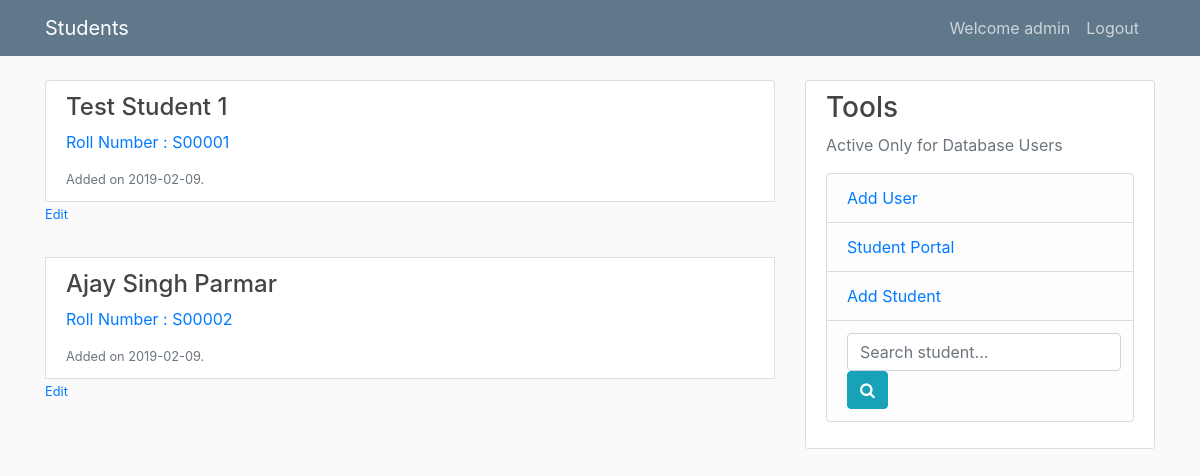
/student/ (signed in), run on an earlier commit of the app's database.
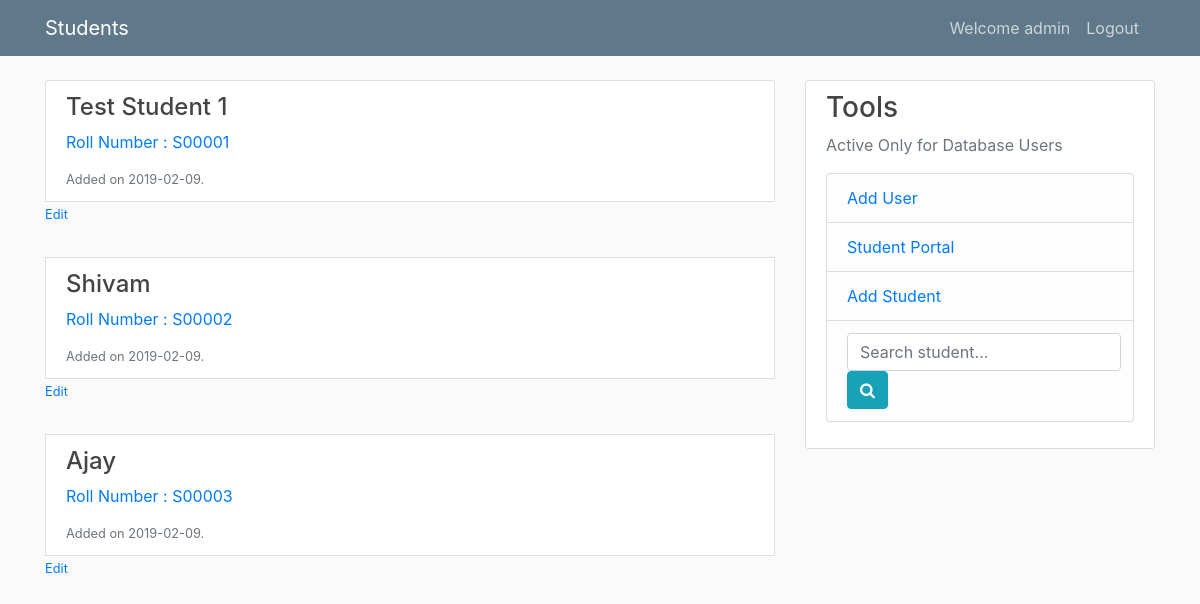
And on a later commit of the database.
### tables this page shows
CREATE TABLE user (
  id INTEGER PRIMARY KEY AUTOINCREMENT,
  username TEXT UNIQUE NOT NULL,
  password TEXT NOT NULL
);

CREATE TABLE student (
  id INTEGER PRIMARY KEY AUTOINCREMENT,
  name TEXT NOT NULL,
  age TEXT NOT NULL,
  gender CHAR(6) NOT NULL,
  add_date TIMESTAMP NOT NULL DEFAULT CURRENT_TIMESTAMP
);

### student/student.py (the view)
@bp.route('/')
@login_required
def index():
    db = get_db()
    students = db.execute(
        'SELECT id, "S0000" || CAST( id AS TEXT)  AS roll_number, name, age, gender, add_date FROM student'
    ).fetchall()
    return render_template('student/index.html', students=students)

### student/auth.py (called while the page is built)
@bp.before_app_request
def load_logged_in_user():
    user_id = session.get('user_id')
    if user_id is None:
        g.user = None
    else:
        g.user = get_db().execute(
            'SELECT * FROM user WHERE id = ?', (user_id,)
        ).fetchone()

def login_required(view):
    @functools.wraps(view)
    def wrapped_view(**kwargs):
        if g.user is None:
            return redirect(url_for('auth.login'))
        return view(**kwargs)
    return wrapped_view

### student/student_db.py (called while the page is built)
def get_db():
    if 'db' not in g:
        g.db = sqlite3.connect(
            current_app.config['DATABASE'],
            detect_types=sqlite3.PARSE_DECLTYPES
        )
        g.db.row_factory = sqlite3.Row
    return g.db

### student/templates/student/index.html (shortened to what this page needs)
{% extends 'base.html' %}
{% block header %}
  {% block title %}Students{% endblock %}
{% endblock %}
{% block content %}
	<div class="list-group">
		{% for student in students %}
			<a href="{{ url_for('student.update', id=student['id']) }}" class="list-group-item">
			    <h4 class="list-group-item-heading">{{ student['name'] }}</h4>
			    <p class="list-group-item-text">
			    	Roll Number : {{ student['roll_number'] }}
			    </p>
				<small class="form-text text-muted">
					Added on {{ student['add_date'].strftime('%Y-%m-%d') }}.
					<a  href="{{ url_for('student.update', id=student['id']) }}"> Edit </a>
				</small>
			</a>
		{% endfor %}
	</div>
{% endblock %}

### student/templates/base.html (shortened to what this page needs)
<!doctype html>
<html lang="en">
  <head>
    <link rel="stylesheet" href="https://cdnjs.cloudflare.com/ajax/libs/font-awesome/4.7.0/css/font-awesome.min.css">
    <link rel="stylesheet" href="https://maxcdn.bootstrapcdn.com/bootstrap/4.0.0/css/bootstrap.min.css">
    <link rel="stylesheet" href="{{ url_for('static', filename='style.css') }}">
  </head>
  <body>
    <header class="site-header">
          <nav class="navbar navbar-expand-md navbar-dark bg-steel fixed-top">
            <div class="container">
              <a class="navbar-brand mr-4" href="{{ url_for('auth.login')}}">{% block header %}{% endblock %}</a>
              <div class="collapse navbar-collapse" id="navbarToggle">
                {% if g.user %}
                  <div class="navbar-nav mr-sm-2">
                    <a class="nav-item nav-link" href="#"><span> Welcome {{ g.user['username'] }}</span></a>
                    <a class="nav-item nav-link" href="{{ url_for('auth.logout') }}">Logout</a>
                  </div>
                {% endif %}
              </div>
            </div>
          </nav>
    </header>
    <main role="main" class="container">
          <div class="row">
            <div class="col-md-8">
              {% block content %}{% endblock %}
            </div>
            <div class="col-md-4">
              <div class="content-section">
                <h3> Tools </h3>
                <p class='text-muted'>Active Only for Database Users
                  {% if g.user %}
                    <ul class="list-group">
                      <li class="list-group-item list-group-item-light">
                        <a href="{{ url_for('auth.adduser') }}">Add User</a>
                      </li>
                      <li class="list-group-item list-group-item-light">
                        <a href="{{ url_for('student.index') }}"> Student Portal </a>
                      </li>
                      <li class="list-group-item list-group-item-light">
                        <a href="{{ url_for('student.create') }}"> Add Student </a>
                      </li>
                      <li class="list-group-item list-group-item-light">
                        <div class='search'>
                          <form method="get" action='/student/search' class="form-inline">
                            <input type="text" name="search" class="form-control" value="{{ request.form['search'] }}" placeholder="Search student...">
                            <button class="btn btn-info" type="submit"><i class="fa fa-search"></i></button>
                          </form>
                        </div>
                      </li>
                    </ul>
                  {% endif %}
                </p>
              </div>
            </div>
          </div>
    </main>
  </body>
</html>

### student/static/style.css (style rules this page uses)
body { background: #fafafa; color: #333333; margin-top: 5rem; }
h1, h2, h3, h4, h5, h6 { color: #444444; }
ul { margin: 0; }
.bg-steel { background-color: #5f788a; }
.site-header .navbar-nav .nav-link { color: #cbd5db; }
.content-section { background: #ffffff; padding: 10px 20px; border: 1px solid #dddddd; border-radius: 3px; margin-bottom: 20px; }

What changed in the data, as far as the page shows it:
changed student: name "Ajay Singh Parmar" → "Shivam"
added student: name "Ajay", roll_number "S00003", add_date "2019-02-09"
